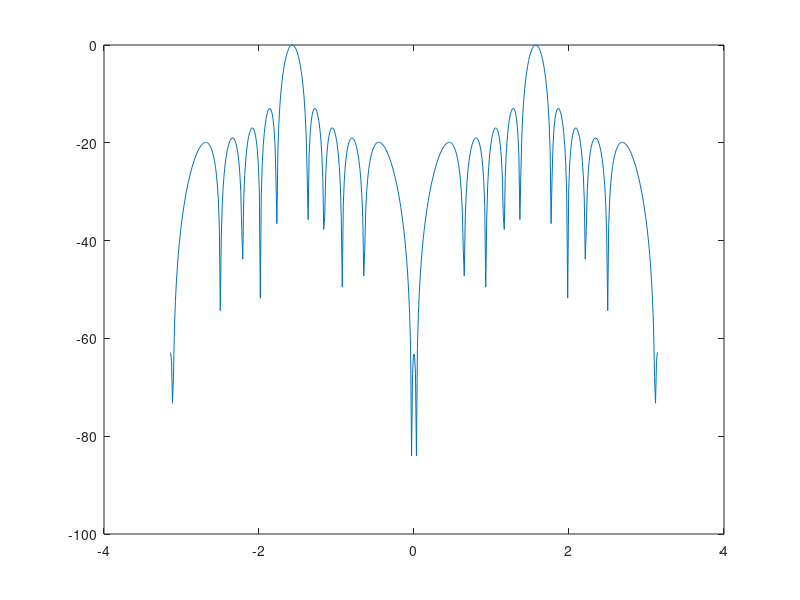

MATLAB code for this plot:
% function pattern = [N, freq, d, In]

clc; clear all; close all;

N = 10;                  % Number of elements
freq = 2e6:1e6:30e6;    % frequency range (Hz)
d = 15;                % distance between elements (m)
if mod(N,1) == 0
    ds = [0:d:(N-1)*d] - d*(N-1)/2;
else
    disp('Error: Number of elements must be integer!')
end

In = ones(size(freq));   % Element (complex) currents

% EM constants
e0 = 8.85e-12;
m0 = 4*pi*1e-7;
c0 = 1/sqrt(m0*e0);

beta = 2*pi*freq/c0;

% Far field parameters
phi = linspace(-pi,pi,500);

Efar = zeros(length(freq),length(phi));
for ff = 1:length(freq)
    for nn = 1:N
        Efar(ff,:) = Efar(ff,:) + In(nn)*exp(1i*ds(nn)*beta(ff)*cos(phi));
    end
    Efar(ff,:) = Efar(ff,:)/max(Efar(ff,:));         % normalize pattern
end

find = 9;


plot(phi,20*log10(abs(Efar(find,:))))